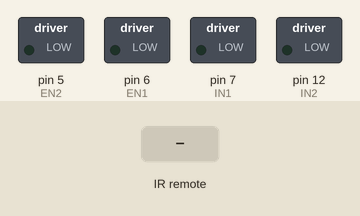
Simulated run of this sketch. Board: Arduino Uno, built with avr-gcc and run on an emulated ATmega328P. Parts: switched loads named in the sketch (green lamp = pin HIGH). Inputs (shaded band) come from the test bench.

Above: at 1.2 s.
1.3 s: infrared code 0x00FD807F received
At 2.1 s:
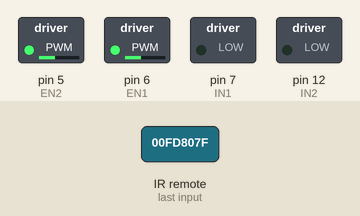
2.8 s: infrared code 0x00FD906F received
At 3.2 s:
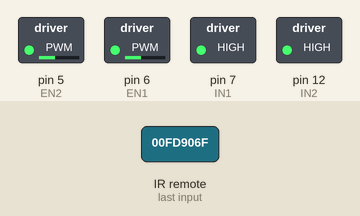
4.3 s: infrared code 0x00FD20DF received
At 5.5 s:
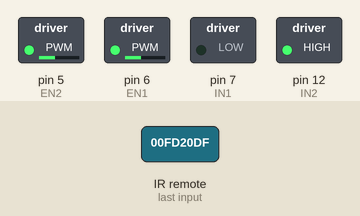
5.8 s: infrared code 0x00FD609F received
At 6.7 s:
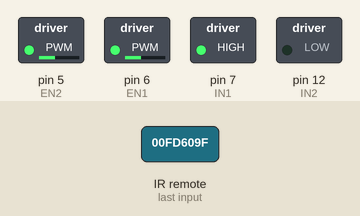
Timing chart, 0 to 8.3 s (numbered marks = the images above; inputs shaded):
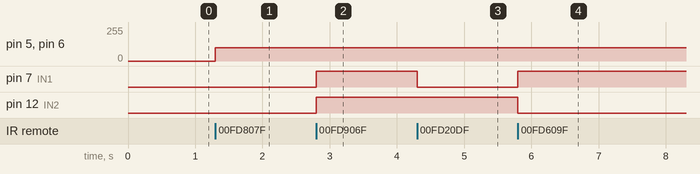

The sketch:

remote.ino
```cpp
#include <IRremote.h>

#define EN1 6//pin for run the right motor
#define IN1 7//pin for control right motor direction
#define EN2 5//pin for run the left motor
#define IN2 12//pin for control left motor direction

#define FORW 0//go forward
#define BACK 1//go back

#define IR_IN  17//IR receiver pin
IRrecv irrecv(IR_IN);
decode_results results;

int count;//count the motor speed pulse

void Motor_Control(int M1_DIR,int M1_EN,int M2_DIR,int M2_EN)//control motor
{
  //////////M1////////////////////////
  if(M1_DIR==FORW)//M1 motor direction
    digitalWrite(IN1,FORW);//forward
  else
    digitalWrite(IN1,BACK);//back
  if(M1_EN==0)
    analogWrite(EN1,LOW);//stop
  else
    analogWrite(EN1,M1_EN);//set speed

  ///////////M2//////////////////////
  if(M2_DIR==FORW)
    digitalWrite(IN2,FORW);
  else
    digitalWrite(IN2,BACK);
  if(M2_EN==0)
    analogWrite(EN2,LOW);
  else
    analogWrite(EN2,M2_EN);
}

void dump(decode_results *results)
{
  if(results->value==0x00fd00ff)
  {
    Motor_Control(FORW,0,FORW,0);//停止
  }
  if(results->value==0x00fd807f)
  {
    Motor_Control(FORW,100,FORW,100);//前进
  }
  if(results->value==0x00fd906f)
  {
    Motor_Control(BACK,100,BACK,100);//后退
  }
  if(results->value==0x00fd20df)
  {
    Motor_Control(FORW,100,BACK,100);//左转
  }
  if(results->value==0x00fd609f)
  {
    Motor_Control(BACK,100,FORW,100);//右转
  }
}

void setup()
{
  pinMode(5,OUTPUT);//init the motor driver pins
  pinMode(6,OUTPUT);
  pinMode(7,OUTPUT);
  pinMode(12,OUTPUT);

  irrecv.enableIRIn();
}
void loop()
{
  Motor_Control(FORW,0,FORW,0);//run motor
  while(1)
  {
   if(irrecv.decode(&results))
   {
      dump(&results);
      irrecv.resume();
   }
  }
}
```

Measured:
- after the input at 1.3 s, pin 5 (EN2), pin 6 (EN1): 0/255 → 100/255 at once
- after the input at 2.8 s, pin 7 (IN1), pin 12 (IN2): LOW → HIGH at once
- after the input at 4.3 s, pin 7 (IN1): HIGH → LOW at once
- after the input at 5.8 s, pin 7 (IN1): LOW → HIGH at once; pin 12 (IN2): HIGH → LOW at once
